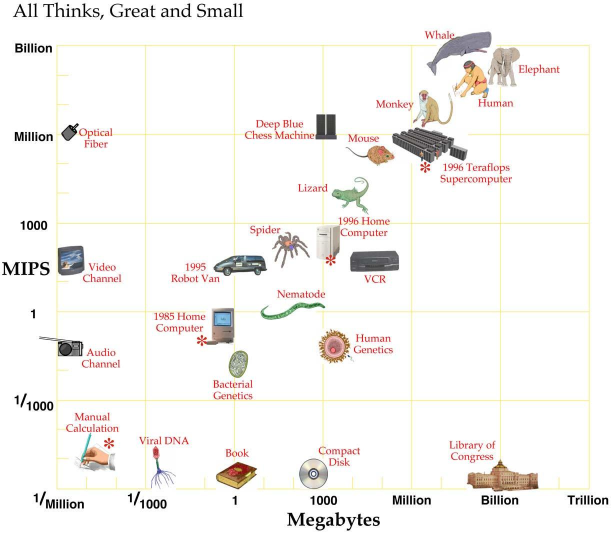
#> input picture APSTA/TP2/101_ObjectCategories/BACKGROUND_Google/image_0030.jpg, 1221 x 1071 px (shown at 1/2 size); its folder holds only this picture in this run
$ jupyter execute --allow-errors 2-APSTA_svm_with_caltech101_sv.ipynb   (older library calls are emulated)
#> lines starting #> are read from the running program, lines starting #| are printed output that depends on the picture; long printed decimals are rounded
#> pass 3 of the loop `for root, dirnames, filenames in os.walk(IMDIR):`:
# 02 - Kernel methods and SVMs
**Ecole Centrale Nantes**

**Diana Mateus**

PARTICIPANTS: **Yassine Jamoud, Samy Haffoudhi**


[cell 1]
import os
import numpy as np
import matplotlib.pyplot as plt
import skimage
from skimage import io
import random


from skimage.color import rgb2gray
from skimage.transform import resize

from sklearn.svm import SVC
from sklearn.utils import shuffle

# 1. Image classification on Caltech 101

**a)** Download images from
http://www.vision.caltech.edu/feifeili/Datasets.htm
and run the code bellow to check the files and store the name of the classes in the list ```labelNamesAll```

(Just run)

[cell 2]
## VERIFY LOCATION AND STORE LABEL NAMES

IMDIR = '101_ObjectCategories/'


labelNamesAll = []

for root, dirnames, filenames in os.walk(IMDIR):
    labelNamesAll.append(dirnames)
    # [5 lines of commented-out code are left out]

labelNamesAll = labelNamesAll[0]

#The list of all labels/directories is
print(labelNamesAll)

**b. Build a reduced dataset for accelerating process.** To do so:
- Consider only up to $K$ randomly drawn categories (start with a binary case)
- Read only up to $N$ images for each class
- Resize the images to $(imWidth*imHeight)$

The dataset should consist of a
- Input matrix $\mathbf{X}$ of size $(K\cdot N)\times (imWidth\cdot imHeight)$ with one image in every row of the matrix.
- Output vector $\mathbf{y}$ of size $(K\cdot N)\times 1$ with the label index of each input point in $\bf X$.
- the reduced list of the label names of size $K$ to map between the indices and the names.

**Note than different classes may have different number of images so that the actual number of $\bf X$ and $\bf y$ is less than $K*N$**

(Run and try to understand the structure of the data)

[cell 3]
#build DATASET from K categories and (up to) N images from category
K = 3
N = 200
imWidth = 100 #resize images
imHeight = 100

#selection of label indices
X = np.zeros([K*N,imHeight*imWidth]) #data matrix, one image per row
#Y = np.zeros([K*N,1]) #label indices
Y = -np.ones([K*N,1]) #label indices
labelNames = []

random.seed(a=42) #uncomment to make errors reproducible/comment to see variability

globalCount = 0
for i in range(K):
    while True:
        lab = random.randint(0,len(labelNamesAll)-1)
        if lab not in labelNames:
            break
    #folders are named after the class label
    filedir = os.path.join(IMDIR,labelNamesAll[lab])
    print(filedir)

    #save the name of the class
    labelNames.append(labelNamesAll[lab])

    classCount = 0
    for filename in os.listdir(filedir):
        f = os.path.join(filedir, filename)
        if f.endswith(('.jpg')) and (classCount < N):
            #image = skimage.io.imread(f, as_grey=True) #Try this line instead of the one below if there is an error
            image = skimage.io.imread(f, as_gray=True)
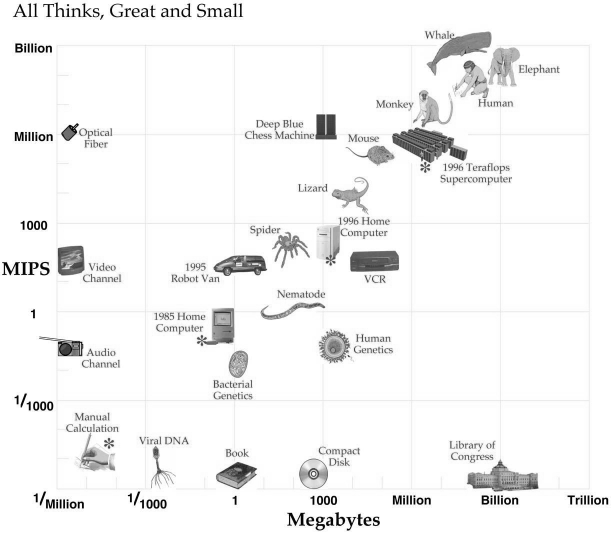
#> image: shape (1071, 1221) float64 (shown at 1/2 size); min 0, max 1, mean 0.956
            image = skimage.transform.resize(image, [imHeight,imWidth],mode='constant')#,anti_aliasing=True)
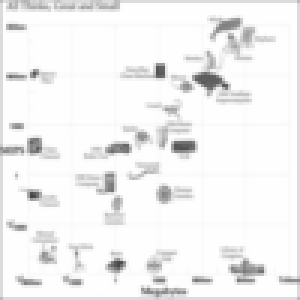
#> image: shape (100, 100) float64 (shown 3 times larger); min 0.273, max 1, mean 0.951
            X[globalCount,:] = image.flatten()
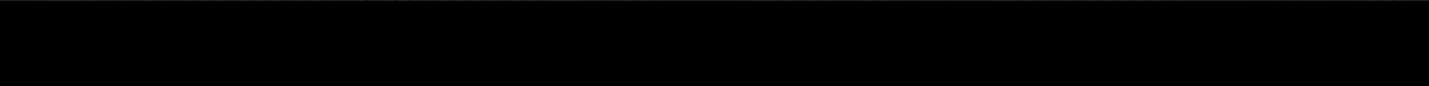
#> X: shape (600, 10000) float64 (shown at 1/7 size); min 0, max 1, mean 0.00159
#> pass 3 of the loop `for i in range(K):`:
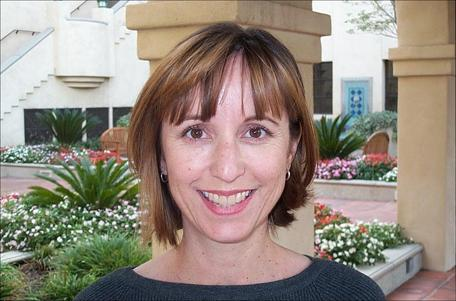
#> input picture APSTA/TP2/101_ObjectCategories/Faces/image_0070.jpg, 456 x 301 px
#> `image = skimage.transform.resize(image, [imHeight,imWidth],mode='const..`:
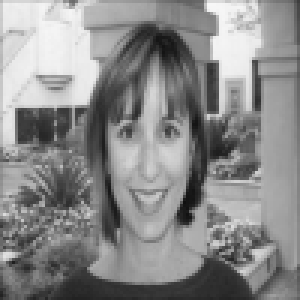
#> image: shape (100, 100) float64 (shown 3 times larger); min 0.0602, max 0.971, mean 0.544
#> `X[globalCount,:] = image.flatten()`:
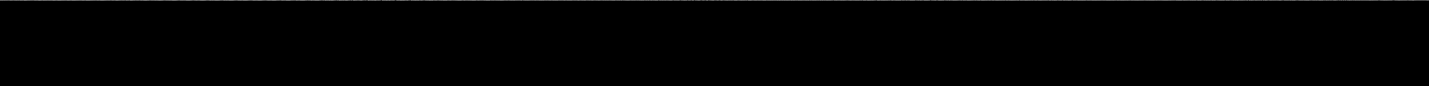
#> X: shape (600, 10000) float64 (shown at 1/7 size); min 0, max 1, mean 0.00408
            Y[globalCount,:] = i
            globalCount += 1
            classCount += 1

#Remove the unused entries of X and Y
print("Total number of samples",globalCount)
X = X[:globalCount,:]
Y = Y[:globalCount,:]

#Check the stored classes
print("used labels",labelNames)
print("Size of data matrix", X.shape)
#| Size of data matrix (3, 10000)
print("clas labels", Y.T)

**c**. Split the dataset into train (80% of samples) and test (20% samples).
(Run and try to understand the structure of the data)

[cell 4]
# Split in Train and test set with 80% - 20% rule

Ntrain = np.rint(.8*Y.shape[0]).astype(int)
Ntest = Y.shape[0]-Ntrain
print('Training with', Ntrain , 'training samples and ', Ntest, 'testing samples.')

# Randomize the order of X and Y
X, Y = shuffle(X, Y, random_state=0)
#> Y = [2, 1, 0]


# Split the data and labels into training/testing sets
X_train = X[0:Ntrain,:]
Y_train = Y[0:Ntrain,:]
#> Y_train = [2, 1]

X_test = X[Ntrain:,:]
Y_test = Y[Ntrain:,:]
#> Y_test = [0]

print("size of train dataset",X_train.shape)
#| size of train dataset (2, 10000)
print("size of test dataset",X_test.shape)
#| size of test dataset (1, 10000)
print("train target vector",Y_train.T)
#| train target vector [[2. 1.]]
print("test target vector",Y_test.T)
#| test target vector [[0.]]

**d)** Training and testing a SVM
- Create an SVC model using the sklearn module,
- train it on the train set,
- and test it on the test set**.

(Fill in the code and answer the questions)

**Question** SVMs are intrinsically binary classifiers, can you train the SVC for K>2? How is that achieved?

**ANSWER**: On peut avoir recourt aux méthodes :
* One VS One : on entraine $k(k-1)/2$ SVM et on choisit par vote majoritaire
* One VS Rest: on entraine $k$ SVM et on sélectionne le score le plus élevé

[cell 5]
# Create, train and test an svm model using the sklearn SVC

clf = SVC(kernel='linear')
clf.fit(X_train, Y_train.ravel())

Y_pred = clf.predict(X_test)
#> Y_pred = [1]

print("True classes",Y_test.T)
#| True classes [[0.]]
print("Predictions",Y_pred)
#| Predictions [1.]
errors = np.sum((Y_test.ravel()!=Y_pred))
#> errors = 1
print('There were ', errors, 'errors')
#| There were  1 errors

**e) Fill in the functions bellow to computing different evaluation measures and give a performance report**
Look at the formulas and definitions in https://en.wikipedia.org/wiki/Evaluation_measures_(information_retrieval)

Start by computing the confusion matrix, and the values TP, TN, FP, FN, for a binary case. When considering multiple clases ($K>2$) treat one class at a time as the postive class, and the remaining classes as negative. You may want to indicate the positive class as a parameter to the indicator function.

**Question:** There are three ways of resuming the scores for a multiple class problem $K>2$, namely, the macroaverage, the microaverage and the weighted average. Implement and EXPLAIN them below.

**Hint** Add a numerical zero eps to the denominators to prevent dividing by zero

**Hint2** for the multi-class case:

https://datascience.stackexchange.com/questions/15989/micro-average-vs-macro-average-performance-in-a-multiclass-classification-settin.

**ANSWER** Write your answer in the report

[cell 6]
# Functions to compute the errors between prediction and ground truth

def compute_measures(Y_gt,Y_pred, positiveClass=1): #Y_gt = ground truth
    measures = dict()

    eps = 1e-12

    TP = TN = FP = FN = 0
    for pred, gt in zip(Y_pred, Y_gt):
        if pred != positiveClass and gt != positiveClass:
            TN += 1
        elif pred == gt and gt == positiveClass:
            TP += 1
        elif pred != gt and gt == positiveClass:
            FN += 1
        else:
            FP += 1

    print('TP ', TP, 'TN ', TN, 'FP ', FP, 'FN ', FN, 'Total', TP+TN+FP+FN)
    measures['TP'] = TP
    measures['TN'] = TN
    measures['FP'] = FP
    measures['FN'] = FN


    # Accuracy
    measures['accuracy'] = (TP + TN) / (TP + TN + FP + FN)

    # Precision
    measures['precision'] = TP / (TP + FP + eps)

    # Specificity
    measures['specificity'] = FP / (TN + FP + eps)

    # Recall
    measures['recall'] = TP / (TP + FN + eps)

    # F-measure
    measures['f1'] = 2 * TP / (2 * TP + FP + FN + eps)

    # Negative Predictive Value
    measures['npv'] = TN / (TN + FN + eps)

    # False Predictive Value
    measures['fpr'] = FN / (FN + TN + eps)

    print('Accuracy ', measures['accuracy'], '\n',
          'Precision', measures['precision'], '\n',
          'Recall', measures['recall'], '\n',
          'Specificity ', measures['specificity'], '\n',
          'F-measure', measures['f1'], '\n',
          'NPV', measures['npv'],'\n',
          'FPV', measures['fpr'],'\n')

    return measures

def micro_average(measuresList):
    microAverage = dict()
    eps = 1e-12

    TP = np.sum([measures['TP'] for measures in measuresList])
    FP = np.sum([measures['FP'] for measures in measuresList])
    TN = np.sum([measures['TN'] for measures in measuresList])
    FN = np.sum([measures['FN'] for measures in measuresList])

    # Accuracy
    microAverage['accuracy'] = (TP + TN) / (TP + TN + FP + FN)

    # Precision
    microAverage['precision'] = TP / (TP + FP + eps)

    # Specificity
    microAverage['specificity'] = TN / (TN + FP + eps)

    # Recall
    microAverage['recall'] = TP / (TP + FN + eps)

    # F-measure
    microAverage['f1'] = 2 * TP / (2 * TP + FP + FN + eps)

    # Negative Predictive Value
    microAverage['npv'] = TN / (TN + FN + eps)

    # False Predictive Value
    microAverage['fpr'] = FN / (FN + TN + eps)

    print('Accuracy ', microAverage['accuracy'], '\n',
          'Precision', microAverage['precision'], '\n',
          'Recall', microAverage['recall'], '\n',
          'Specificity ', microAverage['specificity'], '\n',
          'F-measure', microAverage['f1'], '\n',
          'NPV', microAverage['npv'],'\n',
          'FPV', microAverage['fpr'],'\n')

    return microAverage

def macro_average(measuresList):
    macroAverage = dict()

    # Accuracy
    macroAverage['accuracy'] = np.average([measure['accuracy'] for measure in measuresList])

    # Precision
    macroAverage['precision'] = np.average([measure['precision'] for measure in measuresList])

    # Specificity
    macroAverage['specificity'] = np.average([measure['specificity'] for measure in measuresList])

    # Recall
    macroAverage['recall'] = np.average([measure['recall'] for measure in measuresList])

    # F-measure
    macroAverage['f1'] = np.average([measure['f1'] for measure in measuresList])

    # Negative Predictive Value
    macroAverage['npv'] = np.average([measure['npv'] for measure in measuresList])

    # False Predictive Value
    macroAverage['fpr'] = np.average([measure['fpr'] for measure in measuresList])

    print('Accuracy ', macroAverage['accuracy'], '\n',
          'Precision', macroAverage['precision'], '\n',
          'Recall', macroAverage['recall'], '\n',
          'Specificity ', macroAverage['specificity'], '\n',
          'F-measure', macroAverage['f1'], '\n',
          'NPV', macroAverage['npv'],'\n',
          'FPV', macroAverage['fpr'],'\n')

    return macroAverage

**e)** Measure the performance of the SVC model for multiple classes $K>2$

First collect the measures when considering each class as positive, then, compute macro and microaverage

Compare your results to those of sklearn metrics.

[cell 7]
#Fill in a list of measure dictionaries taking as input a different positive class

multiclass = []
for k in range(K):
    print('For class',labelNames[k])
    multiclass.append(compute_measures(Y_test.ravel(),Y_pred, positiveClass=k))
#> after the loop, multiclass = 3 items

print('Macro-average')
macro_average(multiclass)
#| Accuracy  0.3333
#|  Precision 0.0
#|  Recall 0.0
#|  Specificity  0.3333
#|  F-measure 0.0
#|  NPV 0.3333
#|  FPV 0.3333

print('Micro-average')
micro_average(multiclass)
#> in micro_average, `TP = np.sum([measures['TP'] for measures in measuresList])`: TP = 0
#> in micro_average, `FP = np.sum([measures['FP'] for measures in measuresList])`: FP = 1
#| Accuracy  0.3333
#|  Precision 0.0
#|  Recall 0.0
#|  Specificity  0.5
#|  F-measure 0.0
#|  NPV 0.5
#|  FPV 0.5

from sklearn.metrics import classification_report #confusion_matrix, accuracy_score, precision_score, recall_score, f1_micro, f1_macro
#> (the rest of this cell did not finish here and is left out)

On observe qu'on obtient les même résultats que ceux fournis par scikit-learn.
Les résultats micro-average ne sont pas affichés car ils correspondent à l'accuracy qui est-elle déjà affichée.

**f) Show the test images as well as the the predictions (Y_pred) vs the ground truth (Y_gt) labels for the best model**
(Just run for each analysed model)

[cell 8]
# Show some results
width=20
height=15
plt.rcParams['figure.figsize'] = [width, height]
fig=plt.figure()
imCounter = 1
for i in range(len(Y_test)):
    image=np.reshape(X_test[i,:], (imHeight,imWidth))

    plt.subplot(5,7,imCounter)
    plt.imshow(image,cmap='gray')
    plt.axis('off')
    gtLabel = labelNames[Y_test.ravel()[i].astype(int)]
    predLabel = labelNames[Y_pred.ravel()[i].astype(int)]
    plt.title('GT: {}. \n Pred: {}'.format(gtLabel, predLabel))

    imCounter += 1
#> this loop made 1 pass
#> (gtLabel, predLabel, imCounter) on pass 1: ('BACKGROUND_Google', 'BACKGROUND_Google', 2)
#> after the loop, imCounter = 2
plt.show()

**g) REPORT:**  Change the kernel and other hyperparameters of your SVC trying to optimize the F1 measure for different cases. Describe in your report the different variants of the model tried. You may want to split your dataset into train, validation and test sets this time to find the best hyperparameters. Present and discuss your findings for different hyperparameters, number of classes and numbers of images. THIS IS THE MOST IMPORTANT PART FOR THE EVALUATION.

**Méthodologie :**

* on choisit d'optimiser le score f1_micro, plus adapté lorsqu'on dispose d'un nombre d'exemples variants en fonction des classes
* On divise le dataset en 3 parties : test, validation et entrainement
* On commence par sélectionner le noyau. Pour ce faire, on se contente d'utiliser des hyperparamètres par défaut et de choisir le noyau au meilleur score f1_micro sur le dataset de validation
* On passe alors à l'optimisation des hyper-paramètres pour le(s) modèle(s) retenu(s)

[cell 9]
# Séparation du dataset en 3 parties : test, validation et entrainement

Ntrain = np.rint(.8*Y.shape[0]).astype(int)
#> Ntrain = 2
Ntest = Nvalid = (Y.shape[0]-Ntrain) // 2
#> Ntest = 0; Nvalid = 0
print('Training with', Ntrain , 'training samples, ', Nvalid, 'validation samples and ', Ntest, 'testing samples')
#| Training with 2 training samples,  0 validation samples and  0 testing samples

# Randomize the order of X and Y
X, Y = shuffle(X, Y, random_state=0)
#> Y = [0, 1, 2]

# Split the data and labels into training/testing sets
X_train = X[0:Ntrain,:]
Y_train = Y[0:Ntrain,:]
#> Y_train = [0, 1]

X_valid = X[Ntrain:Ntrain+Nvalid,:]
#> X_valid = empty array
Y_valid = Y[Ntrain:Ntrain+Nvalid,:]
#> Y_valid = empty array

X_test = X[Ntrain+Nvalid:,:]
Y_test = Y[Ntrain+Nvalid:,:]
#> Y_test = [2]

print("size of train dataset",X_train.shape)
#| size of train dataset (2, 10000)
print("size of validation dataset",X_valid.shape)
#| size of validation dataset (0, 10000)
print("size of test dataset",X_test.shape)
#| size of test dataset (1, 10000)
print("train target vector",Y_train.T)
#| train target vector [[0. 1.]]
print("validation target vector",Y_valid.T)
#| validation target vector []
print("test target vector",Y_test.T)
#| test target vector [[2.]]

[cell 10]
# choix du kernel le plus prometteur

from sklearn.metrics import f1_score

kernels = ['linear', 'rbf', 'poly', 'sigmoid']

#> (the rest of this cell did not finish here and is left out)

[cell 11]
C_values = np.logspace(-3,10,10)
gamma_values = np.logspace(-9,3,10)

clfs = [SVC()] * 4
f1_best = [0] * 4
kernels = ['linear', 'rbf', 'poly', 'sigmoid']
#> (the rest of this cell did not finish here and is left out)

[cell 12]
print('F1 MICRO SCORES:')

for i in range(4):
    print(kernels[i], f1_best[i])
